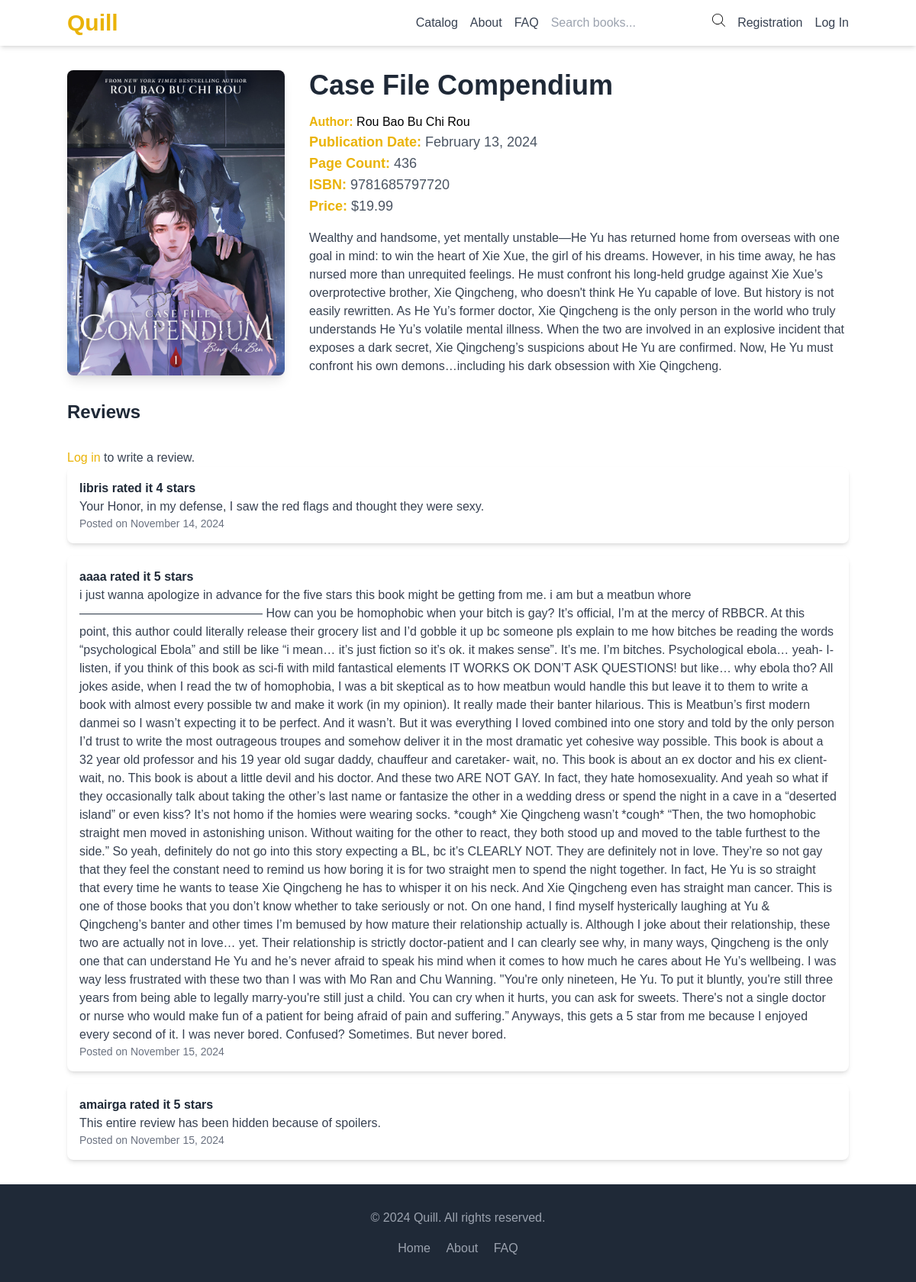
The app's page /books/case-file-compendium with its own data.
### books/models.py (models this page shows, shortened)
class Book(models.Model):
    title = models.CharField(max_length=255)
    author = models.ForeignKey('Author',on_delete=models.CASCADE, null=True, blank=True)
    isbn = models.BigIntegerField(unique=True)
    genre = models.ForeignKey('Genre',on_delete=models.CASCADE, null=True, blank=True)
    publisher = models.ForeignKey('Publisher',on_delete=models.CASCADE, null=True, blank=True)
    publication_date = models.DateField(null=True, blank=True)
    description = models.TextField()
    price = models.DecimalField(max_digits=6, decimal_places=2, null=True, blank=True)
    language = models.CharField(max_length=255)
    page_count = models.IntegerField(default='not_found.png', null=True, blank=True)
    cover = models.ImageField(upload_to='book_covers/', null=True, blank=True)
    slug = models.SlugField(unique=True)

class Author(models.Model):
    first_name = models.CharField(max_length=255)
    last_name = models.CharField(max_length=255)
    biography = models.TextField()
    birth_date = models.DateField(null=True, blank=True)
    death_date = models.DateField(null=True, blank=True)
    nationality = models.CharField(max_length=255)
    slug = models.SlugField(unique=True)
    def __str__(self):
        return f"{self.first_name} {self.last_name}"

class Review(models.Model):
    book = models.ForeignKey('Book', on_delete=models.CASCADE, null=True, blank=True, related_name="reviews")
    user = models.ForeignKey(settings.AUTH_USER_MODEL, on_delete=models.CASCADE, null=True, blank=True)
    rating = models.PositiveIntegerField(choices=[(i, i) for i in range(1, 6)])
    review_text = models.TextField(null=True, blank=True)
    review_date = models.DateField(auto_now_add=True, null=True, blank=True)
    recommendation = models.BooleanField(null=True, blank=True)

### books/views.py (the view)
# urls.py: path('<slug:slug>', views.book_page, name="page"),
def book_page(request, slug):
    book = Book.objects.get(slug=slug)
    return render(request, 'books/book_page.html', {'book' : book})

### books/templates/books/book_page.html (shortened to what this page needs)
{% extends "layout.html" %}
{% block content %}
<div class="container mx-auto mt-8">
  <section class="book-details mb-8">
    <img
      class="rounded-lg shadow-lg"
      src="{{book.cover.url}}"
      alt="{{book.title}}"
    />
    <div>
      <h1 class="text-4xl font-bold text-gray-800 mb-4">{{ book.title }}</h1>
      <p>
        <span class="font-semibold text-yellow-500">Author:</span> {{book.author }}
      </p>
      <p class="text-lg text-gray-600 mb-2">
        <span class="font-semibold text-yellow-500">Publication Date:</span> {{book.publication_date|date:"F j, Y" }}
      </p>
      <p class="text-lg text-gray-600 mb-2">
        <span class="font-semibold text-yellow-500">Page Count:</span> {{ book.page_count }}
      </p>
      <p class="text-lg text-gray-600 mb-2">
        <span class="font-semibold text-yellow-500">ISBN:</span> {{ book.isbn }}
      </p>
      <p class="text-lg text-gray-600 mb-4">
        <span class="font-semibold text-yellow-500">Price:</span> ${{ book.price }}
      </p>
      <p class="text-gray-700 leading-relaxed">{{ book.description }}</p>
    </div>
  </section>
  <section class="mb-8">
    <h2 class="text-2xl font-bold text-gray-800 mb-4">Reviews</h2>
    {% if user.is_authenticated %}
    <div class="mt-6">
      <a
        href="{% url 'books:new-review' book_slug=book.slug %}"
        class="mb-6 inline-block bg-yellow-400 text-white font-semibold py-3 px-8 rounded-lg shadow-lg transition duration-300 hover:bg-yellow-500"
        >Write a Review</a>
    </div>
    {% else %}
    <p class="text-gray-700 mt-8">
      <a href="{% url 'users:login' %}" class="text-yellow-500 hover:underline"
        >Log in</a
      >
      to write a review.
    </p>
    {% endif %}
    {% for review in book.reviews.all %}
    <div class="bg-white shadow-md rounded-lg p-4 mb-4 border-l-4 border-yellow-500" >
      <p class="text-gray-800 font-semibold">
        {{ review.user.username }} rated it {{ review.rating }} stars
      </p>
      <p class="text-gray-700 my-2">{{ review.review_text }}</p>
      <p class="text-gray-500 text-sm">
        Posted on {{ review.review_date|date:"F j, Y" }}
      </p>
    </div>
    {% empty %}
      <p class="text-gray-500 mt-4">No reviews yet. Be the first to review!</p>
    {% endfor %}
  </section>
</div>
{% endblock %}

### static/css/style.css (style rules this page uses)
.book-details { display: flex; justify-content: space-around; gap: 2rem; }
.book-details img { max-height: 25rem; }

### records on screen
Book: cover (picture), title "Case File Compendium", author "Rou Bao Bu Chi Rou", publication_date "February 13, 2024", page_count "436", isbn "9781685797720", price "19.99", description "Wealthy and handsome, yet mentally unstable—He Yu has returned home from overseas with one goal in mind: to win the heart of Xie Xue, the girl of his dreams. However, in his time away, he has nursed more than unrequited feelings. He must confront his long-held grudge against Xie Xue’s overprotective brother, Xie Qingcheng, who doesn't think He Yu capable of love. But history is not easily rewritten. As He Yu’s former doctor, Xie Qingcheng is the only person in the world who truly understands He Yu’s volatile mental illness. When the two are involved in an explosive incident that exposes a dark secret, Xie Qingcheng’s suspicions about He Yu are confirmed. Now, He Yu must confront his own…"
Review: user.username "libris", rating "4", review_text "Your Honor, in my defense, I saw the red flags and thought they were sexy.", review_date "November 14, 2024"
Review: user.username "aaaa", rating "5", review_text "i just wanna apologize in advance for the five stars this book might be getting from me. i am but a meatbun whore ——————————————— How can you be homophobic when your bitch is gay? It’s official, I’m at the mercy of RBBCR. At this point, this author could literally release their grocery list and I’d gobble it up bc someone pls explain to me how bitches be reading the words “psychological Ebola” and still be like “i mean… it’s just fiction so it’s ok. it makes sense”. It’s me. I’m bitches. Psychological ebola… yeah- I- listen, if you think of this book as sci-fi with mild fantastical elements IT WORKS OK DON’T ASK QUESTIONS! but like… why ebola tho? All jokes aside, when I read the tw of…", review_date "November 15, 2024"
Review: user.username "amairga", rating "5", review_text "This entire review has been hidden because of spoilers.", review_date "November 15, 2024"
